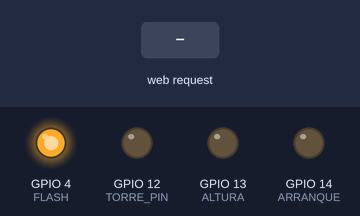
Recording of a sketch running on a simulated ESP32. Parts: output pins drawn as LEDs (lit = HIGH). Inputs (shaded band) come from the test bench. WiFi joins after 1.5 s; servers stay silent unless stated; the camera gives no picture; what the sketch prints to the serial monitor is not drawn.

Above: at 3.0 s.
3.1 s: HTTP request GET /arranque?state=1 received
At 3.4 s:
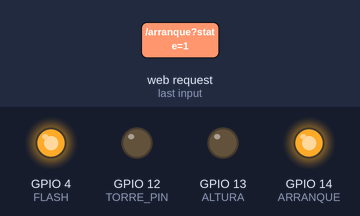
4.6 s: HTTP request GET /torre?state=1 received
At 5.8 s:
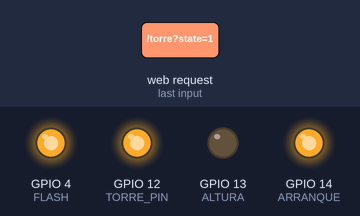
6.1 s: HTTP request GET /arranque?state=0 received
At 6.9 s:
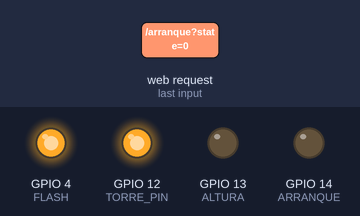
7.6 s: HTTP request GET /baja?state=1 received
At 8.1 s:
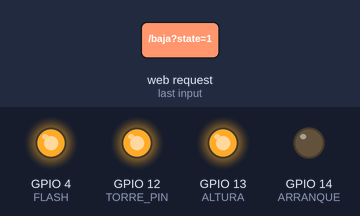
9.1 s: HTTP request GET /torre?state=0 received
At 10.3 s:
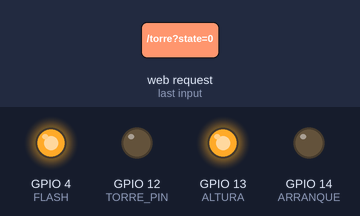
10.6 s: HTTP request GET /baja?state=0 received
At 11.6 s:
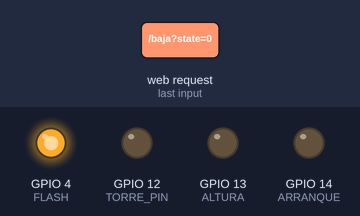
Timing chart, 0 to 13.1 s (numbered marks = the images above; inputs shaded):
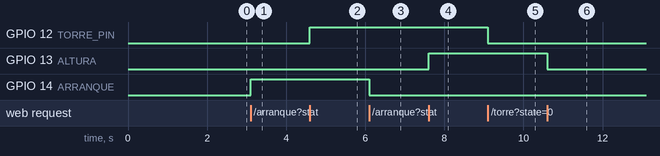

Measured:
- after the input at 3.1 s, GPIO 14 (ARRANQUE): LOW → HIGH at once
- after the input at 4.6 s, GPIO 12 (TORRE_PIN): LOW → HIGH at once
- after the input at 6.1 s, GPIO 14 (ARRANQUE): HIGH → LOW at once
- after the input at 7.6 s, GPIO 13 (ALTURA): LOW → HIGH at once
- after the input at 9.1 s, GPIO 12 (TORRE_PIN): HIGH → LOW at once
- after the input at 10.6 s, GPIO 13 (ALTURA): HIGH → LOW at once

The sketch:

QR_torre.ino
```cpp
// Librerías necesarias para la ESP32-CAM y servidor web
#include "esp_camera.h"
#include <WiFi.h>
#include <WebServer.h>
#include "camera_pins.h"

// -------------------------
// CONFIGURACIÓN WIFI
// -------------------------

// Nombre de la red WiFi (SSID) y contraseña
const char* ssid = "MOVISTAR WIFI2000";
const char* password = "87654321";

// -------------------------
// DEFINICIÓN DE PINES
// -------------------------

#define ARRANQUE 14   // Pin que indica inicio de búsqueda
#define TORRE_PIN 12  // Pin que indica detección de QR
#define ALTURA 13     // Pin que indica altura baja/alta
#define FLASH 4       // Pin del flash (LED)

// -------------------------
// SERVIDOR WEB
// -------------------------

WebServer server(80);  // Servidor HTTP en puerto 80

// -------------------------
// MANEJO DE PINS POR HTTP
// -------------------------

// Controla el pin ARRANQUE (14)
void control_pin14() {
  String state = server.arg("state");  // Lee parámetro ?state=1 o ?state=0

  if (state == "1") {
    digitalWrite(ARRANQUE, HIGH);
    server.send(200, "text/plain", "Arranque de busqueda");
  } else if (state == "0") {
    digitalWrite(ARRANQUE, LOW);
    server.send(200, "text/plain", "Deshabilitación de arranque");
  } else {
    server.send(400, "text/plain", "Parámetro 'state' no válido");
  }
}

// Controla el pin TORRE (12)
void control_pin12() {
  String state = server.arg("state");

  if (state == "1") {
    digitalWrite(TORRE_PIN, HIGH);
    server.send(200, "text/plain", "Pin 12 encendido - QR detectado");
  } else if (state == "0") {
    digitalWrite(TORRE_PIN, LOW);
    server.send(200, "text/plain", "Pin 12 apagado - QR no detectado");
  } else {
    server.send(400, "text/plain", "Parámetro 'state' no válido");
  }
}

// Controla el pin ALTURA (13)
void control_pin13() {
  String state = server.arg("state");

  if (state == "1") {
    digitalWrite(ALTURA, HIGH);
    server.send(200, "text/plain", "Pin 13 encendido - Altura baja");
  } else if (state == "0") {
    digitalWrite(ALTURA, LOW);
    server.send(200, "text/plain", "Pin 13 apagado - Altura alta");
  } else {
    server.send(400, "text/plain", "Parámetro 'state' no válido");
  }
}

// -------------------------
// CAPTURA Y ENVÍO DE FOTO JPG
// -------------------------

// Captura una imagen JPG de la cámara y la envía por HTTP
void handleJPGStream() {
  WiFiClient client = server.client();
  if (!client) return;

  camera_fb_t *fb = esp_camera_fb_get();  // Captura un frame
  if (!fb) {
    Serial.println("Camera capture failed");
    return;
  }

  // Responde con la imagen en formato JPEG
  server.sendHeader("Content-Type", "image/jpeg");
  server.sendHeader("Content-Length", String(fb->len));
  server.send_P(200, "image/jpeg", (const char*)fb->buf, fb->len);
  esp_camera_fb_return(fb);  // Libera el buffer
}

// -------------------------
// SETUP: CONFIGURACIÓN INICIAL
// -------------------------

void setup() {
  Serial.begin(115200);  // Inicia comunicación serial para debug

  // Configura los pines de salida y los apaga/inicializa
  pinMode(ARRANQUE, OUTPUT);   digitalWrite(ARRANQUE, LOW);
  pinMode(TORRE_PIN, OUTPUT);  digitalWrite(TORRE_PIN, LOW);
  pinMode(ALTURA, OUTPUT);     digitalWrite(ALTURA, LOW);
  pinMode(FLASH, OUTPUT);      digitalWrite(FLASH, HIGH);  // Mantiene flash encendido

  // -------------------------
  // CONFIGURACIÓN DE LA CÁMARA
  // -------------------------

  camera_config_t config;
  config.ledc_channel = LEDC_CHANNEL_0;
  config.ledc_timer = LEDC_TIMER_0;
  config.pin_d0 = Y2_GPIO_NUM;
  config.pin_d1 = Y3_GPIO_NUM;
  config.pin_d2 = Y4_GPIO_NUM;
  config.pin_d3 = Y5_GPIO_NUM;
  config.pin_d4 = Y6_GPIO_NUM;
  config.pin_d5 = Y7_GPIO_NUM;
  config.pin_d6 = Y8_GPIO_NUM;
  config.pin_d7 = Y9_GPIO_NUM;
  config.pin_xclk = XCLK_GPIO_NUM;
  config.pin_pclk = PCLK_GPIO_NUM;
  config.pin_vsync = VSYNC_GPIO_NUM;
  config.pin_href = HREF_GPIO_NUM;
  config.pin_sccb_sda = SIOD_GPIO_NUM;
  config.pin_sccb_scl = SIOC_GPIO_NUM;
  config.pin_pwdn = PWDN_GPIO_NUM;
  config.pin_reset = RESET_GPIO_NUM;
  config.xclk_freq_hz = 20000000;      // Frecuencia del reloj
  config.frame_size = FRAMESIZE_QVGA;  // Resolución QVGA
  config.pixel_format = PIXFORMAT_JPEG;  // Formato JPEG
  config.grab_mode = CAMERA_GRAB_WHEN_EMPTY;
  config.fb_location = CAMERA_FB_IN_PSRAM;  // Framebuffer en PSRAM
  config.jpeg_quality = 12;   // Calidad JPEG (más bajo, mejor calidad)
  config.fb_count = 1;        // Número de framebuffers

  // Inicializa la cámara con la configuración
  if (esp_camera_init(&config) != ESP_OK) {
    Serial.println("Error al inicializar la cámara");
    return;
  }

  // -------------------------
  // CONEXIÓN WIFI
  // -------------------------

  WiFi.begin(ssid, password);  // Intenta conectar

  while (WiFi.status() != WL_CONNECTED) {
    delay(500);
    Serial.print(".");
  }

  Serial.println("Conectado a WiFi");
  Serial.print("Dirección IP: ");
  Serial.println(WiFi.localIP());

  // -------------------------
  // ENDPOINTS HTTP
  // -------------------------

  server.on("/jpg", HTTP_GET, handleJPGStream);   // Captura foto
  server.on("/arranque", HTTP_GET, control_pin14);  // Control pin ARRANQUE
  server.on("/torre", HTTP_GET, control_pin12);     // Control pin TORRE
  server.on("/baja", HTTP_GET, control_pin13);      // Control pin ALTURA

  server.begin();  // Inicia servidor web
}

// -------------------------
// LOOP PRINCIPAL
// -------------------------

void loop() {
  server.handleClient();  // Atiende las peticiones web
}
```

camera_pins.h
```cpp
// Pines para la ESP32-CAM AI-Thinker
#define PWDN_GPIO_NUM     32
#define RESET_GPIO_NUM    -1
#define XCLK_GPIO_NUM      0
#define SIOD_GPIO_NUM     26
#define SIOC_GPIO_NUM     27
#define Y9_GPIO_NUM       35
#define Y8_GPIO_NUM       34
#define Y7_GPIO_NUM       39
#define Y6_GPIO_NUM       36
#define Y5_GPIO_NUM       21
#define Y4_GPIO_NUM       19
#define Y3_GPIO_NUM       18
#define Y2_GPIO_NUM        5
#define VSYNC_GPIO_NUM    25
#define HREF_GPIO_NUM     23
#define PCLK_GPIO_NUM     22
```
